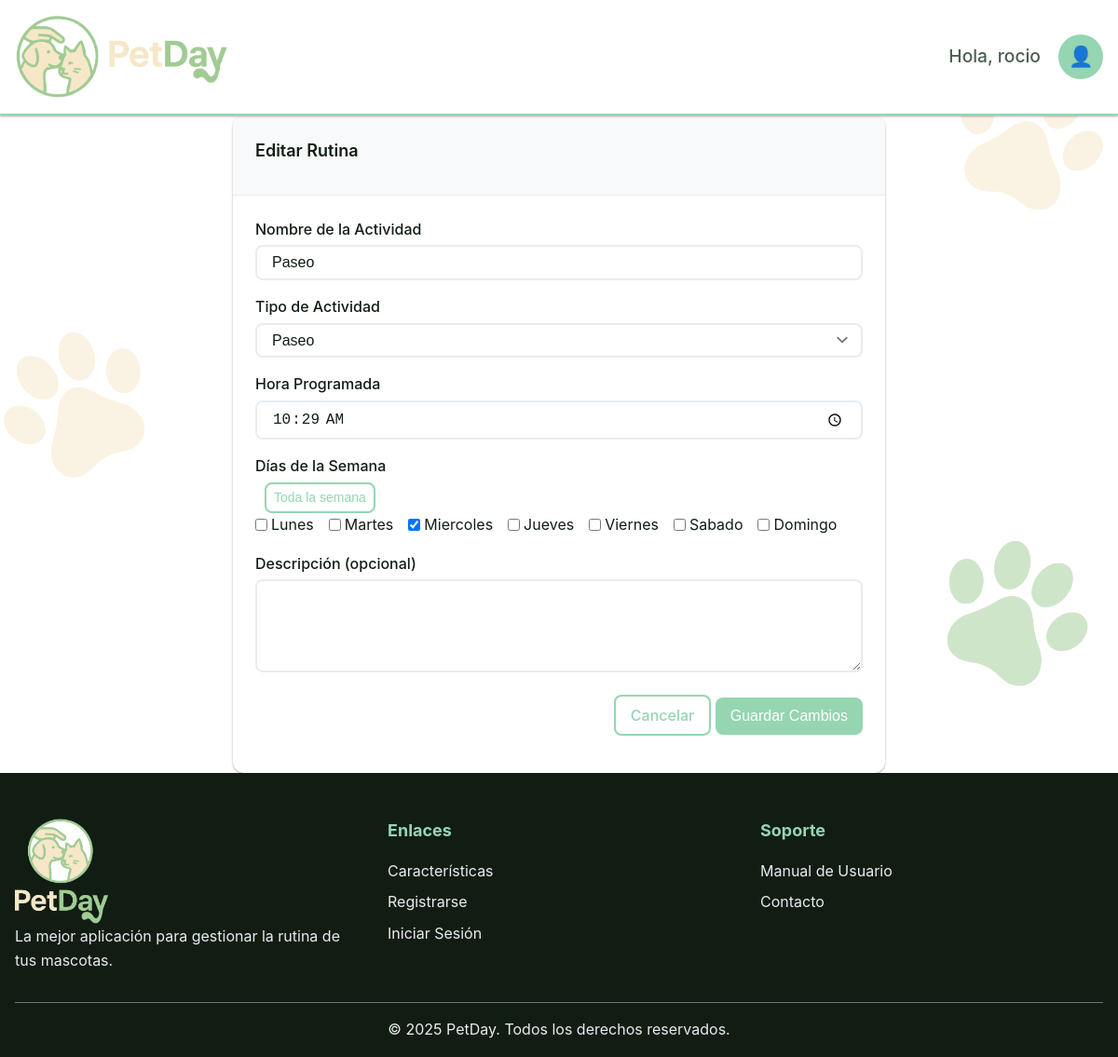
Screenshot of /php/routines/edit_routine.php?id=16 (signed in) with the database file from the repository.
### tables this page shows
CREATE TABLE `usuarios` (
  `id_usuario` int(11) NOT NULL,
  `nombre_completo` varchar(100) NOT NULL,
  `email` varchar(100) NOT NULL,
  `token` varchar(255) NOT NULL,
  `token_recuperacion` varchar(255) NOT NULL,
  `password_hash` varchar(255) NOT NULL,
  `telefono` varchar(20) DEFAULT NULL,
  `rol` enum('usuario','veterinario','adiestrador') DEFAULT 'usuario',
  `fecha_registro` timestamp NOT NULL DEFAULT current_timestamp(),
  `activo` tinyint(1) DEFAULT 1,
  `is_verified` tinyint(1) DEFAULT 0
);

CREATE TABLE `rutinas` (
  `id_rutina` int(11) NOT NULL,
  `id_mascota` int(11) NOT NULL,
  `tipo_actividad` enum('comida','paseo','juego','medicacion','higiene','entrenamiento') NOT NULL,
  `nombre_actividad` varchar(100) NOT NULL,
  `descripcion` text DEFAULT NULL,
  `hora_programada` time NOT NULL,
  `dias_semana` set('lunes','martes','miercoles','jueves','viernes','sabado','domingo') NOT NULL,
  `activa` tinyint(1) DEFAULT 1,
  `fecha_creacion` timestamp NOT NULL DEFAULT current_timestamp()
);

### php/includes/functions.php (called while the page is built, shortened)
<?php
require_once __DIR__ . '/../../config/database_config.php';
function getUserById($userId) {
    $sql = "SELECT id_usuario, nombre_completo, email, telefono, rol, fecha_registro
            FROM usuarios
            WHERE id_usuario = ? AND activo = 1";
    return fetchOne($sql, [$userId]);
}
function getRoutineById($routineId) {
    $sql = "SELECT * FROM rutinas WHERE id_rutina = ?";
    return fetchOne($sql, [$routineId]);
}
?>

### config/database_config.php (called while the page is built, shortened)
<?php
function getConnection() {
    static $pdo = null;
    if ($pdo === null) {
        try {
            $dsn = "mysql:host=" . DB_HOST . ";dbname=" . DB_NAME . ";charset=" . DB_CHARSET;
            $options = [
                PDO::ATTR_ERRMODE            => PDO::ERRMODE_EXCEPTION,
                PDO::ATTR_DEFAULT_FETCH_MODE => PDO::FETCH_ASSOC,
                PDO::ATTR_EMULATE_PREPARES   => false,
                PDO::MYSQL_ATTR_INIT_COMMAND => "SET NAMES " . DB_CHARSET
            ];
            $pdo = new PDO($dsn, DB_USER, DB_PASS, $options);
        } catch (PDOException $e) {
            error_log("Error de conexión a la base de datos: " . $e->getMessage());
            throw new PDOException("Error de conexión a la base de datos");
        }
    }
    return $pdo;
}
function executeQuery($sql, $params = []) {
    $pdo = getConnection();
    $stmt = $pdo->prepare($sql);
    $stmt->execute($params);
    return $stmt;
}
function fetchOne($sql, $params = []) {
    $stmt = executeQuery($sql, $params);
    return $stmt->fetch();
}
?>

### php/routines/edit_routine.php (the view, shortened to what this page needs)
<?php
require_once '../../config/database_config.php';
require_once '../includes/functions.php';
$userId = $_SESSION['user_id'];
$user = getUserById($userId);
$isLoggedIn = true;
$routineId = filter_input(INPUT_GET, 'id', FILTER_VALIDATE_INT);
$routineData = getRoutineById($routineId);
$routineData['dias_semana'] = explode(',', $routineData['dias_semana']);
?>
<!DOCTYPE html>
<html lang="es">
<head>
    <link rel="stylesheet" href="../../css/style.css?v=1.3">
</head>
<body>
    <?php include_once __DIR__ . '/../includes/header.php'; ?>
    <main class="main-content">
        <section class="edit-routine-form">
            <div class="container">
                <div class="card" style="max-width: 700px; margin: auto;">
                    <div class="card-header">
                        <h2 class="card-title">Editar Rutina</h2>
                    </div>
                    <div class="card-body">
                        <form action="edit_routine.php?id=<?php echo $routineId; ?>" method="POST" novalidate>
                            <div class="form-group">
                                <label for="nombre_actividad" class="form-label">Nombre de la Actividad</label>
                                <input type="text" id="nombre_actividad" name="nombre_actividad" class="form-control" value="<?php echo htmlspecialchars($routineData['nombre_actividad']); ?>" required>
                            </div>
                            <div class="form-group">
                                <label for="tipo_actividad" class="form-label">Tipo de Actividad</label>
                                <select id="tipo_actividad" name="tipo_actividad" class="form-control form-select" required>
                                    <option value="paseo" <?php echo ($routineData['tipo_actividad'] === 'paseo') ? 'selected' : ''; ?>>Paseo</option>
                                </select>
                            </div>
                            <div class="form-group">
                                <label for="hora_programada" class="form-label">Hora Programada</label>
                                <input type="time" id="hora_programada" name="hora_programada" class="form-control" value="<?php echo htmlspecialchars($routineData['hora_programada']); ?>" required>
                            </div>
                            <div class="form-group">
                                <label class="form-label">Días de la Semana</label>
                                <button type="button" id="selectAllDaysBtn" class="btn btn-sm btn-outline" style="margin-left: 10px;">Toda la semana</button>
                                <div class="checkbox-group" id="daysOfWeekCheckboxes">
                                    <?php
                                    $dias = ['lunes', 'martes', 'miercoles', 'jueves', 'viernes', 'sabado', 'domingo'];
                                    foreach ($dias as $dia):
                                        $checked = in_array($dia, $routineData['dias_semana']) ? 'checked' : '';
                                    ?>
                                        <label class="checkbox-item">
                                            <input type="checkbox" name="dias_semana[]" value="<?php echo $dia; ?>" <?php echo $checked; ?>> <?php echo ucfirst($dia); ?>
                                        </label>
                                    <?php endforeach; ?>
                                </div>
                            </div>
                            <div class="form-group">
                                <label for="descripcion" class="form-label">Descripción (opcional)</label>
                                <textarea id="descripcion" name="descripcion" class="form-control form-textarea"><?php echo htmlspecialchars($routineData['descripcion']); ?></textarea>
                            </div>
                            <div class="form-group text-right">
                                <a href="../pets/pet_profile.php?id=<?php echo $routineData['id_mascota']; ?>" class="btn btn-outline">Cancelar</a>
                                <button type="submit" class="btn btn-primary">Guardar Cambios</button>
                            </div>
                        </form>
                    </div>
                </div>
            </div>
        </section>
    </main>
    <?php include_once __DIR__ . '/../includes/footer.php'; ?>

### php/includes/header.php (shortened to what this page needs)
<header class="main-header">
    <div class="container">
        <div class="header-content">
            <a href="<?php echo URL_ADMIN; ?>/index.php" class="logo">
                <img src="<?php echo URL_ADMIN; ?>/images/logotipo-lateral.png" alt="PetDay Logo" style="height: 90px;">
            </a>
            <nav class="main-nav">
                <?php if ($isLoggedIn): ?>
                    <div class="user-menu">
                        <span class="welcome-text">Hola, <?php echo htmlspecialchars($user['nombre_completo']); ?></span>
                        <div class="user-dropdown">
                            <button class="user-btn">👤</button>
                        </div>
                    </div>
                <?php endif; ?>
            </nav>
        </div>
    </div>
</header>

### css/style.css (style rules this page uses)
* { margin: 0; padding: 0; box-sizing: border-box; }
:root { --primary-color: #95d5b2; --primary-dark: #7bc298; --primary-light: #b8e5d1; --secondary-color: #f9dbbd; --secondary-dark: #f0c89a; --text-color: #111d13; --text-light: #4a5d4f; --white: #ffffff; --gray-light: #f8f9fa; --gray-medium: #e9ecef; --gray-dark: #6c757d; --success: #28a745; --warning: #ffc107; --danger: #dc3545; --info: #17a2b8; --spacing-xs: 0.25rem; --spacing-sm: 0.5rem; --spacing-md: 1rem; --spacing-lg: 1.5rem; --spacing-xl: 2rem; --spacing-xxl: 3rem; --shadow-sm: 0 1px 3px rgba(0,0,0,0.12), 0 1px 2px rgba(0,0,0,0.24); --shadow-md: 0 3px 6px rgba(0,0,0,0.16), 0 3px 6px rgba(0,0,0,0.23); --shadow-lg: 0 10px 20px rgba(0,0,0,0.19), 0 6px 6px rgba(0,0,0,0.23); --radius-sm: 4px; --radius-md: 8px; --radius-lg: 12px; --radius-xl: 16px; --font-family: 'Inter', -apple-system, BlinkMacSystemFont, 'Segoe UI', Roboto, sans-serif; --font-size-xs: 0.75rem; --font-size-sm: 0.875rem; --font-size-base: 1rem; --font-size-lg: 1.125rem; --font-size-xl: 1.25rem; --font-size-2xl: 1.5rem; --font-size-3xl: 2rem; }
body { font-family: var(--font-family); line-height: 1.6; color: var(--text-color); background-color: var(--white); font-size: var(--font-size-base); display: flex; flex-direction: column; min-height: 100vh; background-image: url('../images/fondo.png'); background-size: cover; background-repeat: no-repeat; background-position: center center; background-attachment: fixed; }
.container { max-width: 1400px; margin: 0 auto; padding: 0 var(--spacing-md); }
.main-header { background: var(--white); box-shadow: var(--shadow-sm); position: sticky; top: 0; z-index: 1000; border-bottom: 2px solid var(--primary-color); }
.header-content { display: flex; justify-content: space-between; align-items: center; padding: var(--spacing-md) 0; }
.logo { display: flex; align-items: center; gap: var(--spacing-sm); text-decoration: none; color: var(--text-color); }
.main-nav { display: flex; align-items: center; gap: var(--spacing-md); transform: scale(1.2); transform-origin: right center; }
.user-menu { display: flex; align-items: center; gap: var(--spacing-md); }
.welcome-text { color: var(--text-light); font-weight: 500; }
.user-dropdown { position: relative; }
.user-btn { background: var(--primary-color); color: var(--white); border: none; width: 40px; height: 40px; border-radius: 50%; cursor: pointer; font-size: var(--font-size-lg); transition: all 0.3s ease; }
.btn { display: inline-block; padding: var(--spacing-sm) var(--spacing-md); border: none; border-radius: var(--radius-md); text-decoration: none; text-align: center; font-weight: 500; cursor: pointer; transition: all 0.3s ease; font-size: var(--font-size-base); line-height: 1.5; }
.btn-primary { background: var(--primary-color); color: var(--white); }
.btn-outline { background: transparent; color: var(--primary-color); border: 2px solid var(--primary-color); }
.btn-sm { padding: var(--spacing-xs) var(--spacing-sm); font-size: var(--font-size-sm); }
.main-content { flex-grow: 1; }
.form-group { margin-bottom: var(--spacing-md); }
.form-label { display: block; margin-bottom: var(--spacing-xs); color: var(--text-color); font-weight: 500; }
.form-control { width: 100%; padding: var(--spacing-sm) var(--spacing-md); border: 2px solid var(--gray-medium); border-radius: var(--radius-md); font-size: var(--font-size-base); transition: border-color 0.3s ease, box-shadow 0.3s ease; background: var(--white); color: var(--text-color); }
.form-select { appearance: none; background-position: right 0.5rem center; background-repeat: no-repeat; background-size: 1.5em 1.5em; padding-right: 2.5rem; }
.form-textarea { resize: vertical; min-height: 100px; }
.checkbox-group, .radio-group { display: flex; flex-wrap: wrap; gap: var(--spacing-md); }
.checkbox-item, .radio-item { display: flex; align-items: center; gap: var(--spacing-xs); }
.card { background: var(--white); border-radius: var(--radius-lg); box-shadow: var(--shadow-sm); overflow: hidden; transition: box-shadow 0.3s ease; }
.card-header { padding: var(--spacing-lg); background: var(--gray-light); border-bottom: 1px solid var(--gray-medium); }
.card-body { padding: var(--spacing-lg); }
.card-title { margin-bottom: var(--spacing-sm); color: var(--text-color); font-size: var(--font-size-lg); font-weight: 600; }
.text-right { text-align: right; }

### rows the page displays
usuarios: nombre_completo "rocio"
rutinas: nombre_actividad "Paseo", tipo_actividad "Paseo", hora_programada "10:29:00"

### other values shown
$dia "Lunes"
$dia "Martes"
$dia "Miercoles"
$dia "Jueves"
$dia "Viernes"
$dia "Sabado"
$dia "Domingo"
